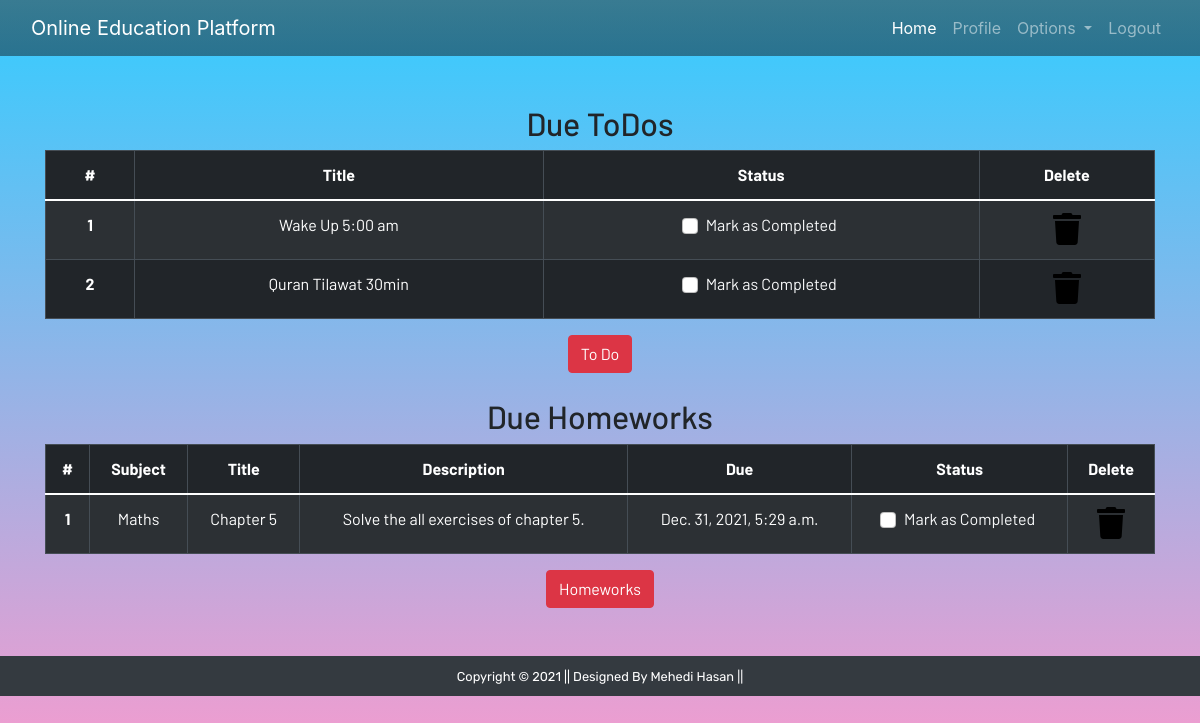
The app's page /profile/ (signed in), older data.
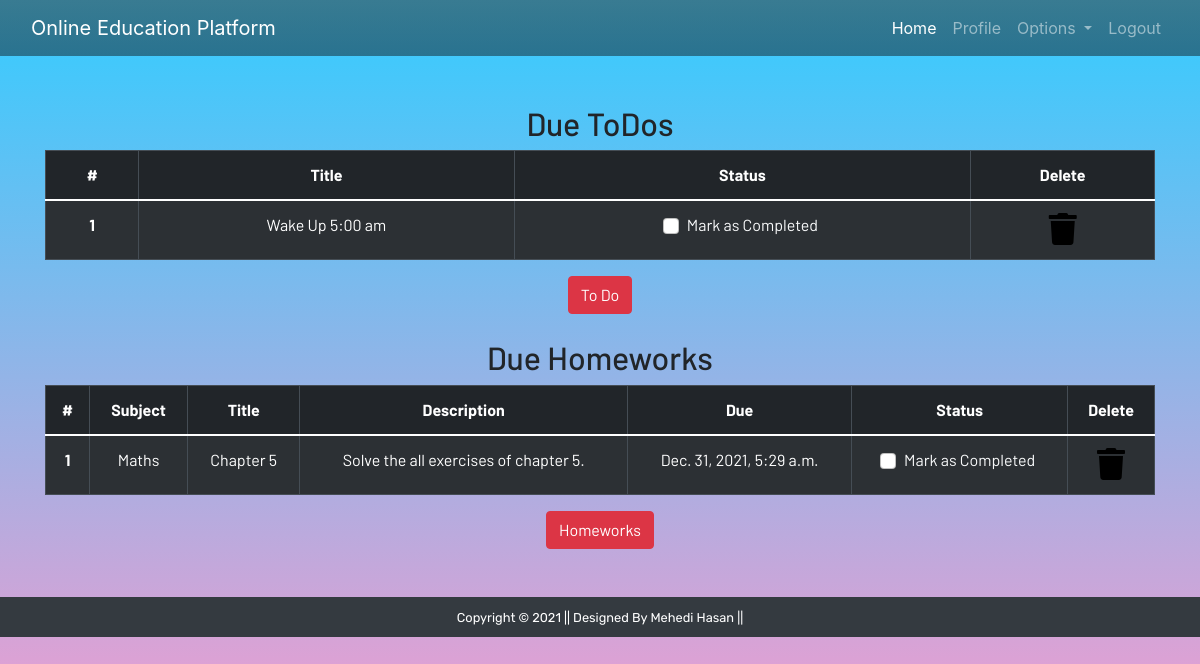
The same page, newer data.
### edu/models.py (models this page shows, shortened)
class Todo(models.Model):
    user = models.ForeignKey(User, on_delete=models.CASCADE)
    title = models.CharField(max_length=200)
    is_finished = models.BooleanField(default=False)

class Homework(models.Model):
    user = models.ForeignKey(User, on_delete=models.CASCADE)
    subject = models.CharField(max_length=50)
    title = models.CharField(max_length=200)
    description = models.TextField()
    due = models.DateTimeField()
    is_finished = models.BooleanField(default=False)

### edu/views.py (the view)
# urls.py: path('profile/', edu_views.profile, name = 'profile'),
@login_required
def profile(request):
    homeworks = Homework.objects.filter(is_finished = False, user = request.user)
    todos = Todo.objects.filter(is_finished = False, user = request.user)
    if len(homeworks) == 0:
        homework_done = True
    else:
        homework_done = False
    if len(todos) == 0:
        todos_done = True
    else:
        todos_done = False
    context = {
        'homeworks': homeworks,
        'todos': todos,
        'homework_done': homework_done,
        'todos_done': todos_done
    }
    return render(request, 'edu/profile.html', context)

### edu/templates/edu/profile.html
{% extends 'edu/base.html' %}
{% load static %}
{% load crispy_forms_tags%}
{% block content %}
<section class="text-center">
    <div class="container">
        {% if not todos_done %}
        <h2>Due ToDos</h2>
        <table class="table table-striped table-bordered table-hover table-dark">
            <thead>
                <tr>
                    <th scope="col">#</th>
                    <th scope="col">Title</th>
                    <th scope="col">Status</th>
                    <th scope="col">Delete</th>
                </tr>
            </thead>
            <tbody>
                {% for todo in todos %}
                <tr>
                    <th scope="row">{{forloop.counter}}</th>
                    <td>{{todo.title}}</td>
                    <td>
                        <a href="{% url 'update-todo' todo.id %}">
                            <div class="form-check">
                                {% if todo.is_finished == True %}
                                    <input class="form-check-input" type="checkbox" value="" checked>
                                {% else %}
                                    <input class="form-check-input" type="checkbox" value="">
                                {% endif %}
                                <label class="form-check-label text-light" for="flexCheckDefault">
                                    Mark as Completed
                                </label>
                            </div>
                        </a>
                    </td>
                    <td><a href="{% url 'delete-todo' todo.id %}"><i class="fa fa-trash fa-2x"></i></a></td>
                </tr>
                {% endfor %}
            </tbody>
        </table>
        {% else %}
            <h3>All To dos are completed!!!!</h3>
        {% endif %}
        <a href="{% url 'todo' %}" class="btn btn-danger">To Do</a>
        <br><br>
        {% if not homeworks_done %}
        <h2>Due Homeworks</h2>
        <table class="table table-striped table-bordered table-hover table-dark">
            <thead>
                <tr>
                    <th scope="col">#</th>
                    <th scope="col">Subject</th>
                    <th scope="col">Title</th>
                    <th scope="col">Description</th>
                    <th scope="col">Due</th>
                    <th scope="col">Status</th>
                    <th scope="col">Delete</th>
                </tr>
            </thead>
            <tbody>
                {% for homework in homeworks %}
                <tr>
                    <th scope="row">{{forloop.counter}}</th>
                    <td>{{homework.subject}}</td>
                    <td>{{homework.title}}</td>
                    <td>{{homework.description}}</td>
                    <td>{{homework.due}}</td>
                    <td>
                        <a href="{% url 'update-homework' homework.id %}">
                            <div class="form-check">
                                {% if homework.is_finished == True %}
                                    <input class="form-check-input" type="checkbox" value="" checked>
                                {% else %}
                                    <input class="form-check-input" type="checkbox" value="">
                                {% endif %}
                                <label class="form-check-label text-light" for="flexCheckDefault">
                                    Mark as Completed
                                </label>
                            </div>
                        </a>
                    </td>
                    <td><a href="{% url 'delete-homework' homework.id %}"><i class="fa fa-trash fa-2x"></i></a></td>
                </tr>
                {% endfor %}
            </tbody>
        </table>
        {% else %}
            <h3>All To homeworks are completed!!!!</h3>
        {% endif %}
        <a href="{% url 'homework' %}" class="btn btn-danger">Homeworks</a>
    </div>
</section>
{% endblock content %}

Row changes from the older to the newer data that the page shows:
removed Todo: title "Quran Tilawat 30min"
